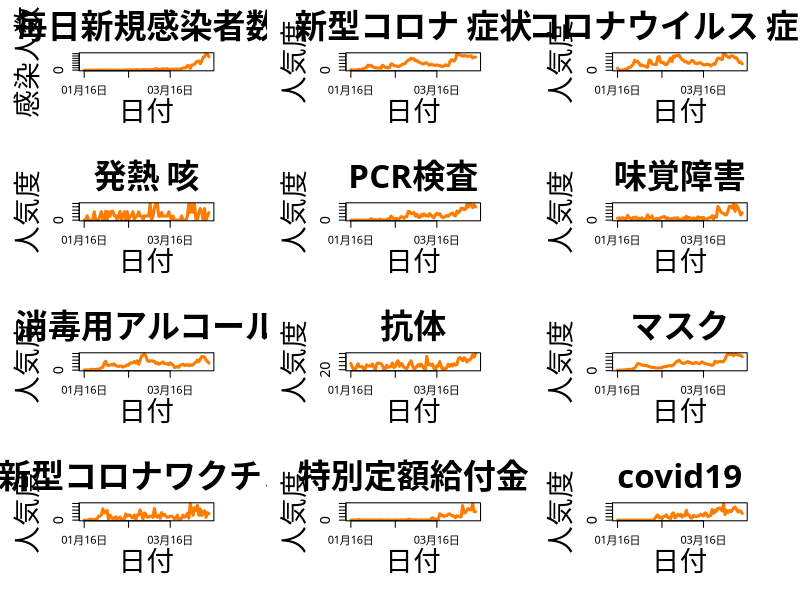

Recreate this plot in R. (Note: this script raises an error after producing the figure.)

png(file="./timeSeries.png",width = 1300, height = 900)
data1<-read.csv("Japan.csv",fileEncoding = "UTF-8-BOM")
data1<-data1[-(89:479),]
mdate<-data1[(1:88),1]
mdate<-as.Date(mdate,"%Y/%m/%d")
num<-data1[(1:88),2]
par(family="HiraKakuProN-W6")
par(mfrow = c(4,3))
par(xaxt="n")
par(mar=c(6, 6, 4, 4))
plot(mdate,num,main="毎日新規感染者数",xlab='日付',ylab = '感染人数',lwd=3,col="#ff7c00",type='l',cex.lab = 2.5,cex.axis = 1.3,cex.main = 3)
par(xaxt="s")
axis.Date(1,at=seq(min(mdate),max(mdate),"month"),format="%m月%d日")

k1<-read.csv("Japan_k1.csv",fileEncoding = "UTF-8-BOM")
k1_date<-as.Date(k1[(1:88),1])
k1_pop<-k1[(1:88),2]
par(xaxt="n")
plot(k1_date,k1_pop,main="新型コロナ 症状",xlab='日付',ylab = '人気度',lwd=3,col="#ff7c00",type = 'l',cex.lab = 2.5,cex.axis = 1.3,cex.main = 3)
par(xaxt="s")
axis.Date(1,at=seq(min(k1_date),max(k1_date),"month"),format="%m月%d日")


k2<-read.csv("Japan_k2.csv",fileEncoding = "UTF-8-BOM")
k2_date<-as.Date(k2[(1:88),1])
k2_pop<-k2[(1:88),2]
par(xaxt="n")
plot(k2_date,k2_pop,main ="コロナウイルス 症状",xlab='日付',ylab = '人気度',lwd=3,col="#ff7c00",type = 'l',cex.lab = 2.5,cex.axis = 1.3,cex.main = 3)
par(xaxt="s")
axis.Date(1,at=seq(min(mdate),max(mdate),"month"),format="%m月%d日")

k3<-read.csv("Japan_k3.csv",fileEncoding = "UTF-8-BOM")
k3_date<-as.Date(k3[(1:88),1])
k3_pop<-k3[(1:88),2]
par(xaxt="n")
plot(k3_date,k3_pop,main ="発熱 咳",xlab='日付',ylab = '人気度',lwd=3,col="#ff7c00",type = 'l',cex.lab = 2.5,cex.axis = 1.3,cex.main = 3)
par(xaxt="s")
axis.Date(1,at=seq(min(mdate),max(mdate),"month"),format="%m月%d日")

k4<-read.csv("Japan_k4.csv",fileEncoding = "UTF-8-BOM")
k4_date<-as.Date(k4[(1:88),1])
k4_pop<-k4[(1:88),2]
par(xaxt="n")
plot(k4_date,k4_pop,main ="PCR検査",xlab='日付',ylab = '人気度',lwd=3,col="#ff7c00",type = 'l',cex.lab = 2.5,cex.axis = 1.3,cex.main = 3)
par(xaxt="s")
axis.Date(1,at=seq(min(mdate),max(mdate),"month"),format="%m月%d日")

k5<-read.csv("Japan_k5.csv",fileEncoding = "UTF-8-BOM")
k5_date<-as.Date(k5[(1:88),1])
k5_pop<-k5[(1:88),2]
par(xaxt="n")
plot(k5_date,k5_pop,main ="味覚障害",xlab='日付',ylab = '人気度',lwd=3,col="#ff7c00",type = 'l',cex.lab = 2.5,cex.axis = 1.3,cex.main = 3)
par(xaxt="s")
axis.Date(1,at=seq(min(mdate),max(mdate),"month"),format="%m月%d日")

k6<-read.csv("Japan_k6.csv",fileEncoding = "UTF-8-BOM")
k6_date<-as.Date(k6[(1:88),1])
k6_pop<-k6[(1:88),2]
par(xaxt="n")
plot(k6_date,k6_pop,main ="消毒用アルコール",xlab='日付',ylab = '人気度',lwd=3,col="#ff7c00",type = 'l',cex.lab = 2.5,cex.axis = 1.3,cex.main = 3)
par(xaxt="s")
axis.Date(1,at=seq(min(mdate),max(mdate),"month"),format="%m月%d日")

k7<-read.csv("Japan_k7.csv",fileEncoding = "UTF-8-BOM")
k7_date<-as.Date(k7[(1:88),1])
k7_pop<-k7[(1:88),2]
par(xaxt="n")
plot(k7_date,k7_pop,main ="抗体",xlab='日付',ylab = '人気度',lwd=3,col="#ff7c00",type = 'l',cex.lab = 2.5,cex.axis = 1.3,cex.main = 3)
par(xaxt="s")
axis.Date(1,at=seq(min(mdate),max(mdate),"month"),format="%m月%d日")

k8<-read.csv("Japan_k8.csv",fileEncoding = "UTF-8-BOM")
k8_date<-as.Date(k8[(1:88),1])
k8_pop<-k8[(1:88),2]
par(xaxt="n")
plot(k8_date,k8_pop,main ="マスク",xlab='日付',ylab = '人気度',lwd=3,col="#ff7c00",type = 'l',cex.lab = 2.5,cex.axis = 1.3,cex.main = 3)
par(xaxt="s")
axis.Date(1,at=seq(min(mdate),max(mdate),"month"),format="%m月%d日")

k9<-read.csv("Japan_k9.csv",fileEncoding = "UTF-8-BOM")
k9_date<-as.Date(k9[(1:88),1])
k9_pop<-k9[(1:88),2]
par(xaxt="n")
plot(k9_date,k9_pop,main ="新型コロナワクチン",xlab='日付',ylab = '人気度',lwd=3,col="#ff7c00",type = 'l',cex.lab = 2.5,cex.axis = 1.3,cex.main = 3)
par(xaxt="s")
axis.Date(1,at=seq(min(mdate),max(mdate),"month"),format="%m月%d日")

k10<-read.csv("Japan_k10.csv",fileEncoding = "UTF-8-BOM")
k10_date<-as.Date(k10[(1:88),1])
k10_pop<-k10[(1:88),2]
par(xaxt="n")
plot(k10_date,k10_pop,main ="特別定額給付金",xlab='日付',ylab = '人気度',lwd=3,col="#ff7c00",type = 'l',cex.lab = 2.5,cex.axis = 1.3,cex.main = 3)
par(xaxt="s")
axis.Date(1,at=seq(min(mdate),max(mdate),"month"),format="%m月%d日")

k11<-read.csv("Japan_k11.csv",fileEncoding = "UTF-8-BOM")
k11_date<-as.Date(k11[(1:88),1])
k11_pop<-k11[(1:88),2]
par(xaxt="n")
plot(k11_date,k11_pop,main ="covid19",xlab='日付',ylab = '人気度',lwd=3,col="#ff7c00",type = 'l',cex.lab = 2.5,cex.axis = 1.3,cex.main = 3)
par(xaxt="s")
axis.Date(1,at=seq(min(mdate),max(mdate),"month"),format="%m月%d日")

dev.off()

correlation<-cbind(mdate,num,k1_pop,k2_pop,k3_pop,k4_pop,k5_pop,k6_pop,k7_pop,k8_pop,k9_pop,k10_pop,k11_pop)
summary(correlation)
cor(correlation[,c(2,3,4,5,6,7,8,9,10,11,12,13)])

cor.test(correlation[,2],correlation[,3])
cor.test(correlation[,2],correlation[,4])
cor.test(correlation[,2],correlation[,5])
cor.test(correlation[,2],correlation[,6])
cor.test(correlation[,2],correlation[,7])
cor.test(correlation[,2],correlation[,8])
cor.test(correlation[,2],correlation[,9])
cor.test(correlation[,2],correlation[,10])
cor.test(correlation[,2],correlation[,11])
cor.test(correlation[,2],correlation[,12])
cor.test(correlation[,2],correlation[,13])

llcor1<-cor.lag(correlation[,3],correlation[,2],16,16)
temp1<-llcor1[,1:16]
temp2<-llcor1[,17:33]
temp1<-rev(temp1)
llcor1<-cbind(temp1,temp2)
x<-c(-16:16)
png(file="./lag&leadCoef.png",width = 1200, height = 900)
par(family="HiraKakuProN-W6")
par(mfrow = c(4,3))
par(mar=c(6, 6, 4, 4))
plot(x,llcor1,type="l",lwd=3,col="#ff7c00",main = "新型コロナ 症状",xlab='Lag/lead time',ylab='Correlation',ylim = c(0,1),cex.lab = 2.5,cex.axis = 1.3,cex.main = 3)
grid(nx = NULL, ny = NULL, lty = 2, col = "gray", lwd = 2)      

llcor2<-cor.lag(correlation[,4],correlation[,2],16,16)
temp1<-llcor2[,1:16]
temp2<-llcor2[,17:33]
temp1<-rev(temp1)
llcor2<-cbind(temp1,temp2)
plot(x,llcor2,type="l",lwd=3,col="#ff7c00",main = "コロナウイルス 症状",xlab='Lag/lead time',ylab='Correlation',ylim = c(0,1),cex.lab = 2.5,cex.axis = 1.3,cex.main = 3)
grid(nx = NULL, ny = NULL, lty = 2, col = "gray", lwd = 2)  

llcor3<-cor.lag(correlation[,5],correlation[,2],16,16)
temp1<-llcor3[,1:16]
temp2<-llcor3[,17:33]
temp1<-rev(temp1)
llcor3<-cbind(temp1,temp2)
plot(x,llcor3,type="l",lwd=3,col="#ff7c00",main = "発熱 咳",xlab='Lag/lead time',ylab='Correlation',ylim = c(-0.3,1),cex.lab = 2.5,cex.axis = 1.3,cex.main = 3)
grid(nx = NULL, ny = NULL, lty = 2, col = "gray", lwd = 2)  

llcor4<-cor.lag(correlation[,6],correlation[,2],16,16)
temp1<-llcor4[,1:16]
temp2<-llcor4[,17:33]
temp1<-rev(temp1)
llcor4<-cbind(temp1,temp2)
plot(x,llcor4,type="l",lwd=3,col="#ff7c00",main = "PCR検査",xlab='Lag/lead time',ylab='Correlation',ylim = c(0,1),cex.lab = 2.5,cex.axis = 1.3,cex.main = 3)
grid(nx = NULL, ny = NULL, lty = 2, col = "gray", lwd = 2)  

llcor5<-cor.lag(correlation[,7],correlation[,2],16,16)
temp1<-llcor5[,1:16]
temp2<-llcor5[,17:33]
temp1<-rev(temp1)
llcor5<-cbind(temp1,temp2)
plot(x,llcor5,type="l",lwd=3,col="#ff7c00",main = "味覚障害",xlab='Lag/lead time',ylab='Correlation',ylim = c(0,1),cex.lab = 2.5,cex.axis = 1.3,cex.main = 3)
grid(nx = NULL, ny = NULL, lty = 2, col = "gray", lwd = 2)  

llcor6<-cor.lag(correlation[,8],correlation[,2],16,16)
temp1<-llcor6[,1:16]
temp2<-llcor6[,17:33]
temp1<-rev(temp1)
llcor6<-cbind(temp1,temp2)
plot(x,llcor6,type="l",lwd=3,col="#ff7c00",main = "消毒用アルコール",xlab='Lag/lead time',ylab='Correlation',ylim = c(0,1),cex.lab = 2.5,cex.axis = 1.3,cex.main = 3)
grid(nx = NULL, ny = NULL, lty = 2, col = "gray", lwd = 2)  

llcor7<-cor.lag(correlation[,9],correlation[,2],16,16)
temp1<-llcor7[,1:16]
temp2<-llcor7[,17:33]
temp1<-rev(temp1)
llcor7<-cbind(temp1,temp2)
plot(x,llcor7,type="l",lwd=3,col="#ff7c00",main = "抗体",xlab='Lag/lead time',ylab='Correlation',ylim = c(0,1),cex.lab = 2.5,cex.axis = 1.3,cex.main = 3)
grid(nx = NULL, ny = NULL, lty = 2, col = "gray", lwd = 2)  

llcor8<-cor.lag(correlation[,10],correlation[,2],16,16)
temp1<-llcor8[,1:16]
temp2<-llcor8[,17:33]
temp1<-rev(temp1)
llcor8<-cbind(temp1,temp2)
plot(x,llcor8,type="l",lwd=3,col="#ff7c00",main = "マスク",xlab='Lag/lead time',ylab='Correlation',ylim = c(0,1),cex.lab = 2.5,cex.axis = 1.3,cex.main = 3)
grid(nx = NULL, ny = NULL, lty = 2, col = "gray", lwd = 2)  

llcor9<-cor.lag(correlation[,11],correlation[,2],16,16)
temp1<-llcor9[,1:16]
temp2<-llcor9[,17:33]
temp1<-rev(temp1)
llcor9<-cbind(temp1,temp2)
plot(x,llcor9,type="l",lwd=3,col="#ff7c00",main = "新型コロナワクチン",xlab='Lag/lead time',ylab='Correlation',ylim = c(0,1),cex.lab = 2.5,cex.axis = 1.3,cex.main = 3)
grid(nx = NULL, ny = NULL, lty = 2, col = "gray", lwd = 2)  

llcor10<-cor.lag(correlation[,12],correlation[,2],16,16)
temp1<-llcor10[,1:16]
temp2<-llcor10[,17:33]
temp1<-rev(temp1)
llcor10<-cbind(temp1,temp2)
plot(x,llcor10,type="l",lwd=3,col="#ff7c00",main = "特別定額給付金",xlab='Lag/lead time',ylab='Correlation',ylim = c(0,1),cex.lab = 2.5,cex.axis = 1.3,cex.main = 3)
grid(nx = NULL, ny = NULL, lty = 2, col = "gray", lwd = 2)  

llcor11<-cor.lag(correlation[,13],correlation[,2],16,16)
temp1<-llcor11[,1:16]
temp2<-llcor11[,17:33]
temp1<-rev(temp1)
llcor11<-cbind(temp1,temp2)
plot(x,llcor11,type="l",lwd=3,col="#ff7c00",main = "covid19",xlab='Lag/lead time',ylab='Correlation',ylim = c(0,1),cex.lab = 2.5,cex.axis = 1.3,cex.main = 3)
grid(nx = NULL, ny = NULL, lty = 2, col = "gray", lwd = 2)  
dev.off()

output<-cbind(k1_pop,k2_pop,k3_pop,k4_pop,k5_pop,k6_pop,k7_pop,k8_pop,k9_pop,k10_pop,k11_pop,num)
write.csv(output, file = "ForTraining.csv", row.names = FALSE)

